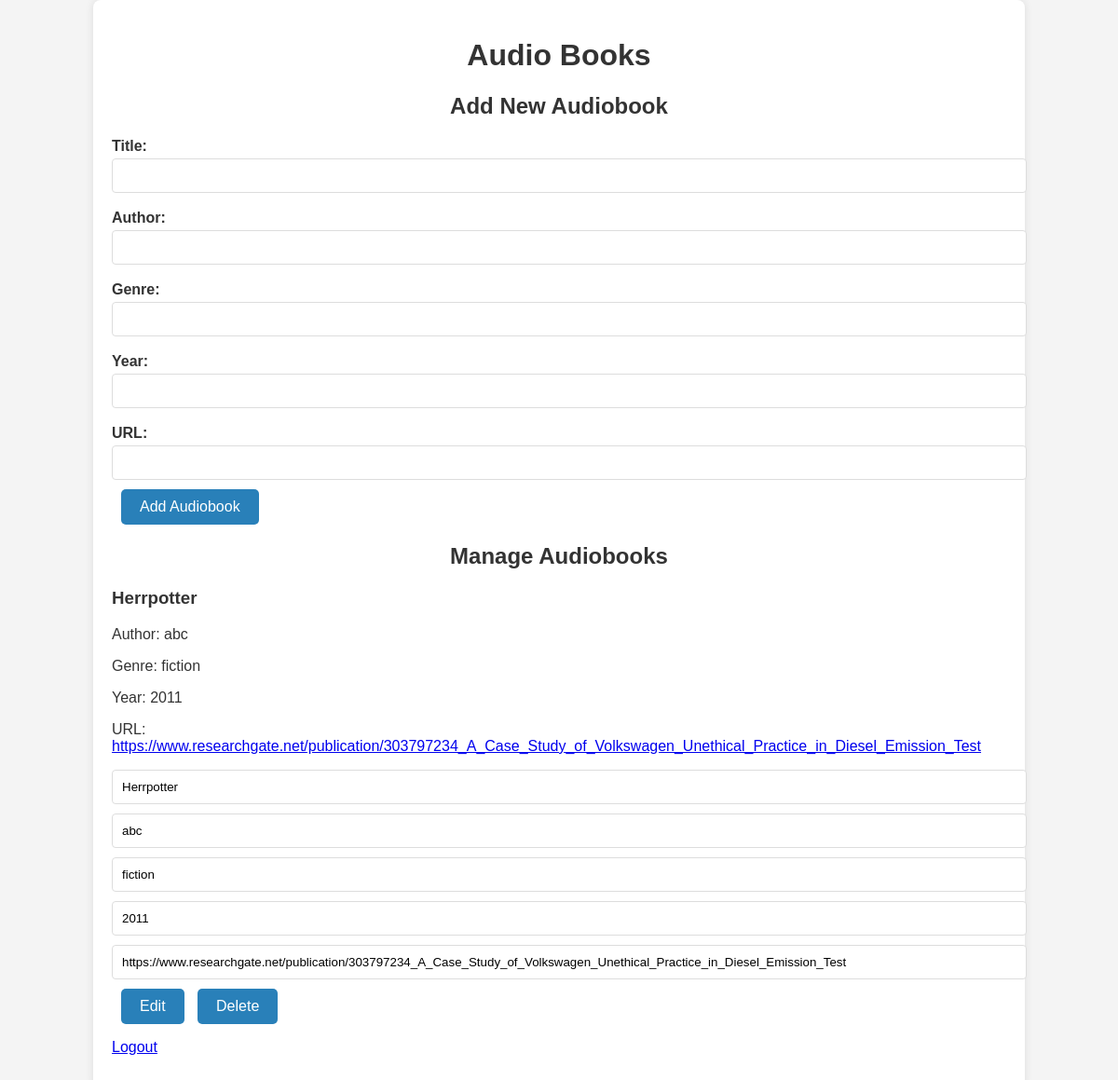
/manage_audiobooks.php, run on the app's committed database.
### tables this page shows
CREATE TABLE `audiobooks` (
  `id` int(11) NOT NULL,
  `title` varchar(255) NOT NULL,
  `author` varchar(255) NOT NULL,
  `genre` varchar(100) DEFAULT NULL,
  `year` int(11) DEFAULT NULL,
  `available` tinyint(1) DEFAULT 1,
  `url` varchar(255) DEFAULT NULL
);

### manage_audiobooks.php (the view, shortened to what this page needs)
<?php
include 'db.php';
?>
<!DOCTYPE html>
<html lang="en">
<head>
</head>
<body>
    <div class="container">
        <h1>Audio Books</h1>
        <h2>Add New Audiobook</h2>
        <form method="POST">
            <label for="title">Title:</label>
            <input type="text" name="title" id="title" required>
            <label for="author">Author:</label>
            <input type="text" name="author" id="author" required>
            <label for="genre">Genre:</label>
            <input type="text" name="genre" id="genre">
            <label for="year">Year:</label>
            <input type="number" name="year" id="year">
            <label for="url">URL:</label>
            <input type="text" name="url" id="url" required>
            <button type="submit" name="add_audiobook">Add Audiobook</button>
        </form>
            <h2>Manage Audiobooks</h2>
            <?php
            $sql = "SELECT * FROM audiobooks";
            $result = $conn->query($sql);
            while ($row = $result->fetch_assoc()) {
                echo "<div>";
                echo "<h3>" . htmlspecialchars($row['title']) . "</h3>";
                echo "<p>Author: " . htmlspecialchars($row['author']) . "</p>";
                echo "<p>Genre: " . htmlspecialchars($row['genre']) . "</p>";
                echo "<p>Year: " . htmlspecialchars($row['year']) . "</p>";
                echo "<p>URL: <a href='" . htmlspecialchars($row['url']) . "'>" . htmlspecialchars($row['url']) . "</a></p>";
                echo "<form method='POST' class='edit-form' style='display:inline;'>
                        <input type='hidden' name='id' value='" . htmlspecialchars($row['id']) . "'>
                        <input type='text' name='title' value='" . htmlspecialchars($row['title']) . "' required>
                        <input type='text' name='author' value='" . htmlspecialchars($row['author']) . "' required>
                        <input type='text' name='genre' value='" . htmlspecialchars($row['genre']) . "'>
                        <input type='number' name='year' value='" . htmlspecialchars($row['year']) . "'>
                        <input type='text' name='url' value='" . htmlspecialchars($row['url']) . "' required>
                        <button type='submit' name='edit_audiobook'>Edit</button>   <button type='submit' name='delete_audiobook'>Delete</button>
                      </form>";
                echo "</div>";
            }
            ?>
            <p><a href="logout.php">Logout</a></p>
        </div>
</body>
</html>

### manage_audiobooks.php (style rules this page uses)
body { font-family: Arial, sans-serif; background-color: #f4f4f4; color: #333; margin: 0; padding: 0; }
h1, h2 { color: #333; text-align: center; }
.container { width: 80%; margin: 0 auto; padding: 20px; background-color: #fff; border-radius: 8px; box-shadow: 0 0 10px rgba(0, 0, 0, 0.1); margin-bottom: 20px; }
form { margin: 20px 0; }
label { display: block; margin: 8px 0 4px; font-weight: bold; }
input[type="text"], input[type="number"] { width: 100%; padding: 10px; margin-bottom: 10px; border: 1px solid #ddd; border-radius: 4px; }
button { padding: 10px 20px; border: none; border-radius: 5px; background-color: #2980b9; color: #fff; font-size: 1em; cursor: pointer; transition: background-color 0.3s ease; margin-left: 10px; }

### data on the page
audiobooks: title "Herrpotter", author "abc", genre "fiction", year "2011", url "https://www.researchgate.net/publication/303797234_A_Case_Study_of_Volkswagen_Unethical_Practice_in_Diesel_Emission_Test"
